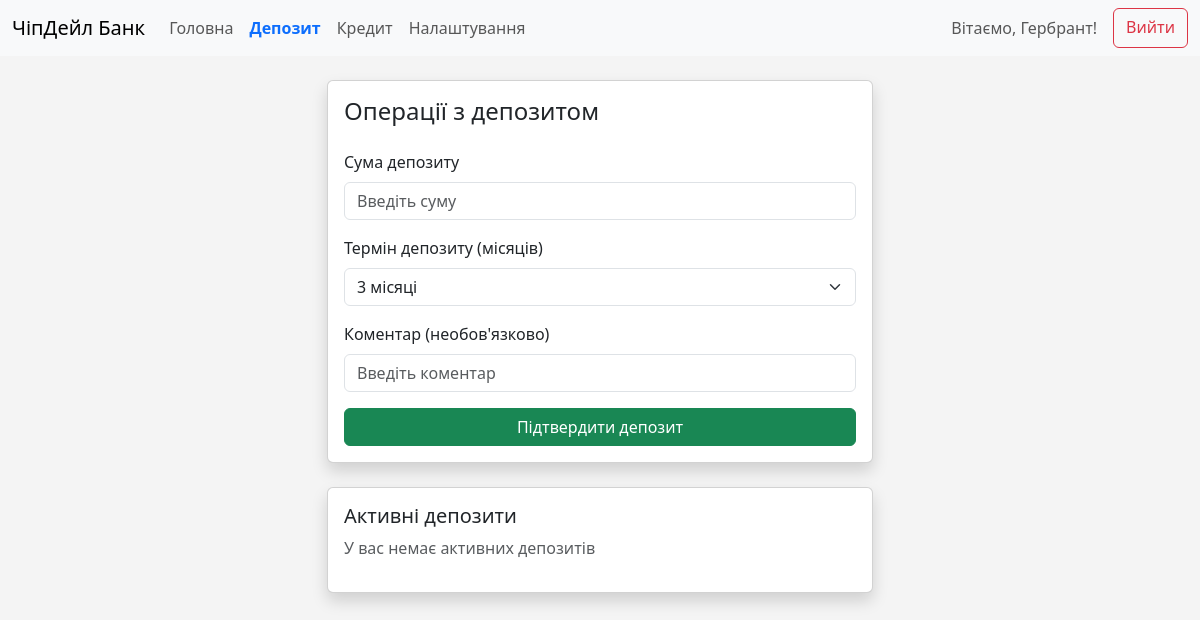
The app's page /deposit (signed in), older data.
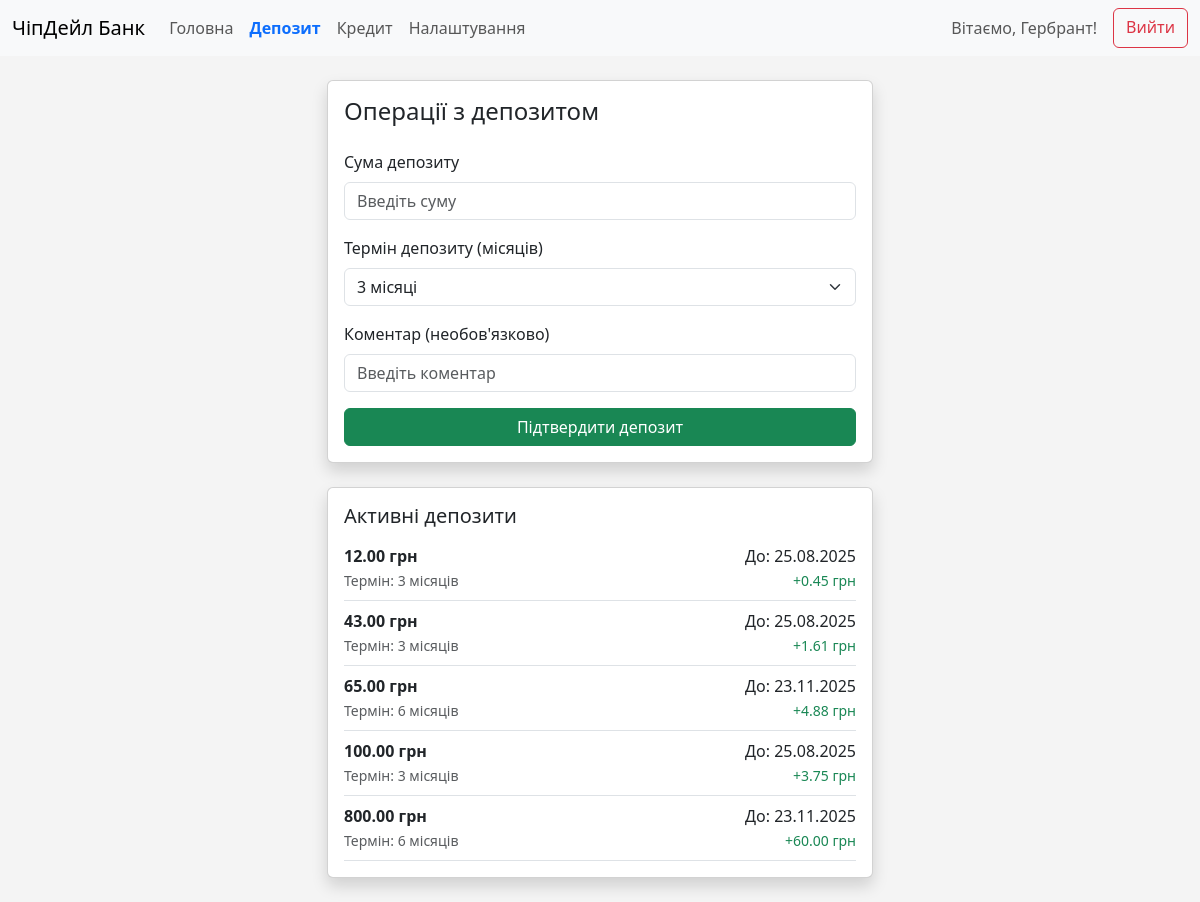
The same page, newer data.
### app/models.py (models this page shows, shortened)
class User(UserMixin, db.Model):
    id = db.Column(db.Integer, primary_key=True)
    pin = db.Column(db.String(4), nullable=False)
    full_name = db.Column(db.String(100), nullable=False)
    phone = db.Column(db.String(20), unique=True, nullable=False)
    identification_code = db.Column(db.String(10), unique=True, nullable=False)  # РНОКПП
    password = db.Column(db.String(100), nullable=False)
    accounts = db.relationship('Account', backref='user', lazy=True)
    loans = db.relationship('Loan', backref='user', lazy=True)
    cards = db.relationship('Card', backref='user', lazy=True)

class Deposit(db.Model):
    id = db.Column(db.Integer, primary_key=True)
    amount = db.Column(db.Float, nullable=False)
    term = db.Column(db.Integer, nullable=False)  # термін у місяцях
    interest_rate = db.Column(db.Float, nullable=False)  # відсоткова ставка
    start_date = db.Column(db.DateTime, nullable=False, default=datetime.utcnow)
    end_date = db.Column(db.DateTime, nullable=False)
    interest = db.Column(db.Float, nullable=False)  # сума відсотків
    user_id = db.Column(db.Integer, db.ForeignKey('user.id'), nullable=False)

### app/routes.py (the view)
@main_bp.route('/deposit', methods=['GET'])
@login_required
def deposit_page():
    try:
        user = User.query.get(current_user.id)
        if not user:
            return redirect(url_for('main.index'))
        deposits = Deposit.query.filter_by(user_id=user.id).all()
        return render_template('deposit.html', user=user, deposits=deposits)
    except Exception as e:
        print(f"Помилка при доступі до сторінки депозиту: {str(e)}")
        return redirect(url_for('main.index'))

### app/__init__.py (called while the page is built)
@login_manager.user_loader
def load_user(user_id):
    from app.models import User
    try:
        user = User.query.get(int(user_id))
        print(f"Завантаження користувача: {user_id} -> {user}")
        return user
    except Exception as e:
        print(f"Помилка при завантаженні користувача: {str(e)}")
        return None

### templates/deposit.html (shortened to what this page needs)
<!DOCTYPE html>
<html lang="uk">
<head>
    <link href="https://cdn.jsdelivr.net/npm/bootstrap@5.3.0/dist/css/bootstrap.min.css" rel="stylesheet">
</head>
<body>
    <nav class="navbar navbar-expand-lg navbar-light bg-light">
        <div class="container-fluid">
            <a class="navbar-brand" href="#">ЧіпДейл Банк </a>
            <div class="collapse navbar-collapse">
                <ul class="navbar-nav me-auto mb-2 mb-lg-0">
                    <li class="nav-item"><a class="nav-link" href="{{ url_for('main.dashboard') }}">Головна</a></li>
                    <li class="nav-item"><a class="nav-link active" href="{{ url_for('main.deposit_page') }}">Депозит</a></li>
                    <li class="nav-item"><a class="nav-link" href="{{ url_for('main.credit') }}">Кредит</a></li>
                    <li class="nav-item"><a class="nav-link" href="{{ url_for('main.settings') }}">Налаштування</a></li>
                </ul>
                <div class="d-flex">
                    <span class="navbar-text me-3">
                        Вітаємо, {{ user.full_name.split()[0] }}!
                    </span>
                    <a href="{{ url_for('main.logout') }}" class="btn btn-outline-danger">Вийти</a>
                </div>
            </div>
        </div>
    </nav>
    <div class="container py-4">
        <div class="row justify-content-center">
            <div class="col-md-6">
                <div class="card shadow">
                    <div class="card-body">
                        <h4 class="card-title mb-4">Операції з депозитом</h4>
                        <form id="deposit-form">
                            <div class="mb-3">
                                <label for="amount" class="form-label">Сума депозиту</label>
                                <input type="number" class="form-control" id="amount" placeholder="Введіть суму" required>
                            </div>
                            <div class="mb-3">
                                <label for="term" class="form-label">Термін депозиту (місяців)</label>
                                <select class="form-select" id="term" required>
                                    <option value="3">3 місяці</option>
                                </select>
                            </div>
                            <div class="mb-3">
                                <label for="comment" class="form-label">Коментар (необов'язково)</label>
                                <input type="text" class="form-control" id="comment" placeholder="Введіть коментар">
                            </div>
                            <button type="submit" class="btn btn-success w-100">Підтвердити депозит</button>
                        </form>
                    </div>
                </div>
                <div class="card shadow mt-4">
                    <div class="card-body">
                        <h5 class="card-title">Активні депозити</h5>
                        {% if deposits %}
                            {% for deposit in deposits %}
                                <div class="border-bottom py-2">
                                    <div class="d-flex justify-content-between">
                                        <div>
                                            <strong>{{ "%.2f"|format(deposit.amount) }} грн</strong>
                                            <br>
                                            <small class="text-muted">Термін: {{ deposit.term }} місяців</small>
                                        </div>
                                        <div class="text-end">
                                            <div>До: {{ deposit.end_date.strftime('%d.%m.%Y') }}</div>
                                            <small class="text-success">+{{ "%.2f"|format(deposit.interest) }} грн</small>
                                        </div>
                                    </div>
                                </div>
                            {% endfor %}
                        {% else %}
                            <p class="text-muted">У вас немає активних депозитів</p>
                        {% endif %}
                    </div>
                </div>
            </div>
        </div>
    </div>
</body>
</html>

### templates/deposit.html (style rules this page uses)
body { background-color: #f4f4f4; }
.nav-link.active { font-weight: bold; color: #0d6efd !important; }

Row changes from the older to the newer data that the page shows:
added Deposit: amount "12.00", term "3", end_date "25.08.2025", interest "0.45"
added Deposit: amount "43.00", term "3", end_date "25.08.2025", interest "1.61"
added Deposit: amount "65.00", term "6", end_date "23.11.2025", interest "4.88"
added Deposit: amount "100.00", term "3", end_date "25.08.2025", interest "3.75"
added Deposit: amount "800.00", term "6", end_date "23.11.2025", interest "60.00"
Text that changed along with them:
text no longer shown: "У вас немає активних депозитів"
